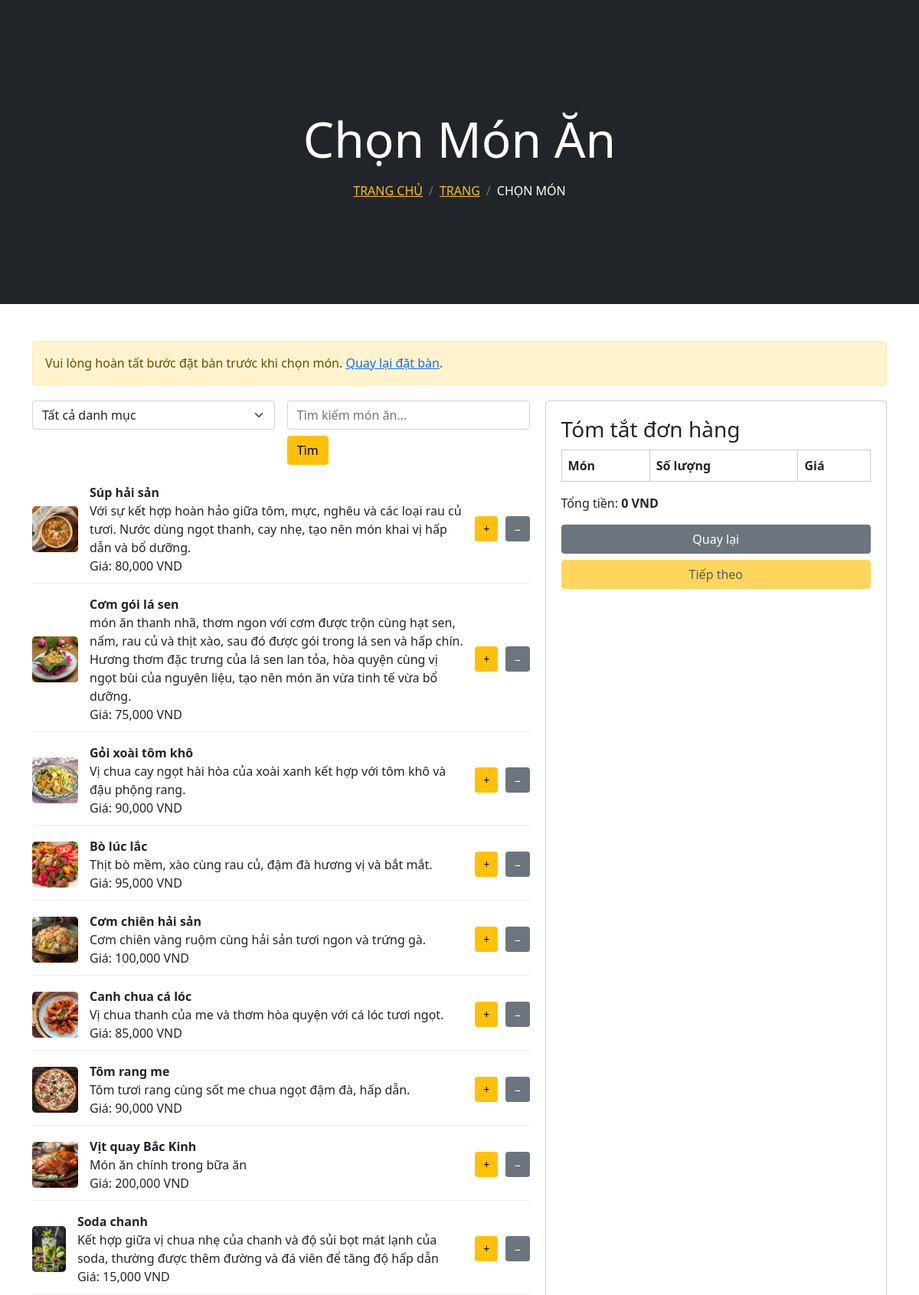
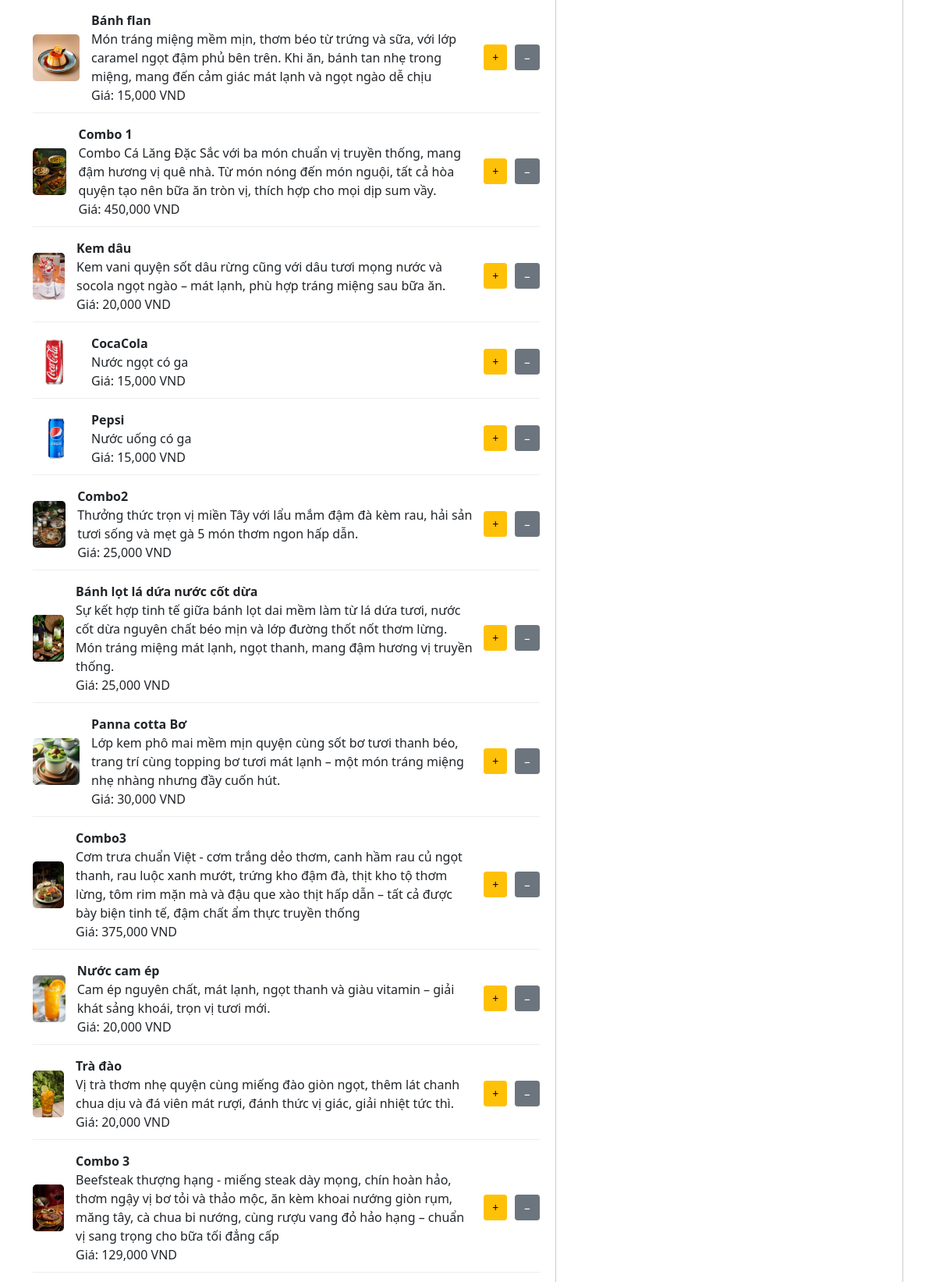
Screenshot of /page/book_menu.php (upper part) with the database file from the repository (2 pictures, top to bottom).
### tables this page shows
CREATE TABLE `monan` (
  `idmonan` int(11) NOT NULL,
  `tenmonan` varchar(100) NOT NULL,
  `mota` varchar(500) NOT NULL,
  `DonGia` double NOT NULL,
  `hinhanh` varchar(200) NOT NULL,
  `iddm` int(11) NOT NULL,
  `DonViTinh` varchar(100) NOT NULL,
  `TrangThai` enum('active','inactive') DEFAULT 'active'
);

### class/clsconnect.php (called while the page is built, shortened)
<?php
class connect_db
{
    private function connect()
    {
        $this->conn = new mysqli("localhost", "hceeab2b55_chung9atm", "Chung2002!", "hceeab2b55_restaurant");
        $this->conn->set_charset("utf8mb4");
        $this->conn->query("SET NAMES 'utf8mb4'");
        $this->conn->query("SET CHARACTER SET utf8mb4");
        $this->conn->query("SET SESSION collation_connection = 'utf8mb4_unicode_ci'");
        return $this->conn;
    }
    public function xuatdulieu($sql)
    {
        $arr = [];
        $link = $this->connect();
        $result = $link->query($sql);
        if ($result->num_rows) {
            while ($row = $result->fetch_assoc()) {
                $arr[] = $row;
            }
        }
        return $arr;
    }
}
?>

### class/clsmonan.php (called while the page is built, shortened)
<?php
require_once 'clsconnect.php';
class clsMonAn {
    private $db;
    public function __construct() {
        $this->db = new connect_db();
    }
    public function getAllMonAn() {
        $sql = "SELECT * FROM monan WHERE TrangThai = 'active'";
        return $this->db->xuatdulieu($sql);
    }
}
?>

### page/book_menu.php (the view, shortened to what this page needs)
<?php
require_once 'class/clsmonan.php';
$monAn = new clsMonAn();
$monAnList = $monAn->getAllMonAn();
?>
<!DOCTYPE html>
<html lang="vi">
<head>
    <link rel="stylesheet" href="https://cdn.jsdelivr.net/npm/bootstrap@5.1.3/dist/css/bootstrap.min.css">
</head>
<body>
    <div class="container-xxl bg-white p-0">
        <div class="container-xxl py-5 bg-dark hero-header mb-5">
            <div class="container text-center my-5 pt-5 pb-4">
                <h1 class="display-3 text-white mb-3 animated slideInDown">Chọn Món Ăn</h1>
                <nav aria-label="breadcrumb">
                    <ol class="breadcrumb justify-content-center text-uppercase">
                        <li class="breadcrumb-item"><a href="index.php?page=trangchu" class="text-warning">Trang Chủ</a></li>
                        <li class="breadcrumb-item"><a href="#" class="text-warning">Trang</a></li>
                        <li class="breadcrumb-item text-white active" aria-current="page">Chọn Món</li>
                    </ol>
                </nav>
            </div>
        </div>
        <div class="container my-5">
            <?php if (!isset($_SESSION['booking'])): ?>
                <div class="alert alert-warning">
                    Vui lòng hoàn tất bước đặt bàn trước khi chọn món. <a href="index.php?page=booking">Quay lại đặt bàn</a>.
                </div>
            <?php endif; ?>
            <div class="menu-container">
                <div class="menu-left">
                    <form id="menu-filter-form" class="mb-4" onsubmit="event.preventDefault(); filterMenu();">
                        <div class="row g-3">
                            <div class="col-md-6">
                                <select id="danhmuc" class="form-select">
                                    <option value="">Tất cả danh mục</option>
                                </select>
                            </div>
                            <div class="col-md-6">
                                <input type="text" id="search" class="form-control" placeholder="Tìm kiếm món ăn...">
                                <button type="submit" class="btn btn-warning mt-2">Tìm</button>
                            </div>
                        </div>
                    </form>
                    <div id="menu-list">
                        <?php if (empty($monAnList)): ?>
                            <p>Không tìm thấy món ăn nào.</p>
                        <?php else: ?>
                            <?php foreach ($monAnList as $mon): ?>
                                <div class="menu-item">
                                    <img src="img/<?= htmlspecialchars($mon['hinhanh'] ?: 'default.jpg') ?>" alt="<?= htmlspecialchars($mon['tenmonan']) ?>">
                                    <div class="menu-item-details">
                                        <strong><?= htmlspecialchars($mon['tenmonan']) ?></strong><br>
                                        <?= htmlspecialchars($mon['mota'] ?: 'Không có mô tả') ?><br>
                                        Giá: <span class="DonGia"><?= number_format($mon['DonGia']) ?> VND</span>
                                    </div>
                                    <button class="btn btn-sm btn-warning" onclick="addMonAn(<?= $mon['idmonan'] ?>, '<?= addslashes($mon['tenmonan']) ?>', <?= $mon['DonGia'] ?>)">+</button>
                                    <button class="btn btn-sm btn-secondary" onclick="removeMonAn(<?= $mon['idmonan'] ?>)">−</button>
                                </div>
                            <?php endforeach; ?>
                        <?php endif; ?>
                    </div>
                </div>
                <div class="menu-right">
                    <h3>Tóm tắt đơn hàng</h3>
                    <table class="summary-table" id="order-summary">
                        <thead>
                            <tr>
                                <th>Món</th>
                                <th>Số lượng</th>
                                <th>Giá</th>
                            </tr>
                        </thead>
                    </table>
                    <p class="mt-3">Tổng tiền: <strong id="total-tien">0 VND</strong></p>
                    <form method="POST" action="index.php?page=confirm_booking">
                        <button type="button" class="btn btn-secondary w-100 mb-2" onclick="window.location.href='index.php?page=booking&khuvuc=<?= isset($_SESSION['booking']['khuvuc']) ? urlencode($_SESSION['booking']['khuvuc']) : '' ?>&datetime=<?= isset($_SESSION['booking']['datetime']) ? urlencode($_SESSION['booking']['datetime']) : '' ?>&people_count=<?= isset($_SESSION['booking']['people_count']) ? urlencode($_SESSION['booking']['people_count']) : '' ?>'">Quay lại</button>
                        <button type="submit" class="btn btn-warning w-100" <?= !isset($_SESSION['booking']) ? 'disabled' : '' ?>>Tiếp theo</button>
                    </form>
                </div>
            </div>
        </div>
    </div>
</body>
</html>

### page/book_menu.php (style rules this page uses)
.menu-container { display: flex; margin: 20px 0; }
.menu-left { width: 60%; padding-right: 20px; }
.menu-right { width: 40%; background-color: #fff; padding: 20px; border: 1px solid #ccc; border-radius: 5px; }
.menu-item { display: flex; align-items: center; margin-bottom: 15px; border-bottom: 1px solid #eee; padding-bottom: 10px; }
.menu-item img { width: 60px; height: 60px; object-fit: cover; margin-right: 15px; border-radius: 5px; }
.menu-item-details { flex-grow: 1; }
.menu-item button { padding: 5px 10px; margin-left: 10px; }
.summary-table { width: 100%; border-collapse: collapse; margin-top: 10px; }
.summary-table th, .summary-table td { border: 1px solid #ccc; padding: 8px; text-align: left; }
.alert { margin-bottom: 20px; }

### rows the page displays
monan: hinhanh (picture), tenmonan "Súp hải sản", mota "Với sự kết hợp hoàn hảo giữa tôm, mực, nghêu và các loại rau củ tươi. Nước dùng ngọt thanh, cay nhẹ, tạo nên món khai vị hấp dẫn và bổ dưỡng.", DonGia "80,000"
monan: hinhanh (picture), tenmonan "Cơm gói lá sen", mota "món ăn thanh nhã, thơm ngon với cơm được trộn cùng hạt sen, nấm, rau củ và thịt xào, sau đó được gói trong lá sen và hấp chín. Hương thơm đặc trưng của lá sen lan tỏa, hòa quyện cùng vị ngọt bùi của nguyên liệu, tạo nên món ăn vừa tinh tế vừa bổ dưỡng.", DonGia "75,000"
monan: hinhanh (picture), tenmonan "Gỏi xoài tôm khô", mota "Vị chua cay ngọt hài hòa của xoài xanh kết hợp với tôm khô và đậu phộng rang.", DonGia "90,000"
monan: hinhanh (picture), tenmonan "Bò lúc lắc", mota "Thịt bò mềm, xào cùng rau củ, đậm đà hương vị và bắt mắt.", DonGia "95,000"
monan: hinhanh (picture), tenmonan "Cơm chiên hải sản", mota "Cơm chiên vàng ruộm cùng hải sản tươi ngon và trứng gà.", DonGia "100,000"
monan: hinhanh (picture), tenmonan "Canh chua cá lóc", mota "Vị chua thanh của me và thơm hòa quyện với cá lóc tươi ngọt.", DonGia "85,000"
monan: hinhanh (picture), tenmonan "Tôm rang me", mota "Tôm tươi rang cùng sốt me chua ngọt đậm đà, hấp dẫn.", DonGia "90,000"
monan: hinhanh (picture), tenmonan "Vịt quay Bắc Kinh", mota "Món ăn chính trong bữa ăn", DonGia "200,000"
monan: hinhanh (picture), tenmonan "Soda chanh", mota "Kết hợp giữa vị chua nhẹ của chanh và độ sủi bọt mát lạnh của soda, thường được thêm đường và đá viên để tăng độ hấp dẫn", DonGia "15,000"
monan: hinhanh (picture), tenmonan "Bánh flan", mota "Món tráng miệng mềm mịn, thơm béo từ trứng và sữa, với lớp caramel ngọt đậm phủ bên trên. Khi ăn, bánh tan nhẹ trong miệng, mang đến cảm giác mát lạnh và ngọt ngào dễ chịu", DonGia "15,000"
monan: hinhanh (picture), tenmonan "Combo 1", mota "Combo Cá Lăng Đặc Sắc với ba món chuẩn vị truyền thống, mang đậm hương vị quê nhà. Từ món nóng đến món nguội, tất cả hòa quyện tạo nên bữa ăn tròn vị, thích hợp cho mọi dịp sum vầy.", DonGia "450,000"
monan: hinhanh (picture), tenmonan "Kem dâu", mota "Kem vani quyện sốt dâu rừng cũng với dâu tươi mọng nước và socola ngọt ngào – mát lạnh, phù hợp tráng miệng sau bữa ăn.", DonGia "20,000"
monan: hinhanh (picture), tenmonan "CocaCola", mota "Nước ngọt có ga", DonGia "15,000"
monan: hinhanh (picture), tenmonan "Pepsi", mota "Nước uống có ga", DonGia "15,000"
monan: hinhanh (picture), tenmonan "Combo2", mota "Thưởng thức trọn vị miền Tây với lẩu mắm đậm đà kèm rau, hải sản tươi sống và mẹt gà 5 món thơm ngon hấp dẫn.", DonGia "25,000"
monan: hinhanh (picture), tenmonan "Bánh lọt lá dứa nước cốt dừa", mota "Sự kết hợp tinh tế giữa bánh lọt dai mềm làm từ lá dứa tươi, nước cốt dừa nguyên chất béo mịn và lớp đường thốt nốt thơm lừng. Món tráng miệng mát lạnh, ngọt thanh, mang đậm hương vị truyền thống.", DonGia "25,000"
monan: hinhanh (picture), tenmonan "Panna cotta Bơ", mota "Lớp kem phô mai mềm mịn quyện cùng sốt bơ tươi thanh béo, trang trí cùng topping bơ tươi mát lạnh – một món tráng miệng nhẹ nhàng nhưng đầy cuốn hút.", DonGia "30,000"
monan: hinhanh (picture), tenmonan "Combo3", mota "Cơm trưa chuẩn Việt - cơm trắng dẻo thơm, canh hầm rau củ ngọt thanh, rau luộc xanh mướt, trứng kho đậm đà, thịt kho tộ thơm lừng, tôm rim mặn mà và đậu que xào thịt hấp dẫn – tất cả được bày biện tinh tế, đậm chất ẩm thực truyền thống", DonGia "375,000"
monan: hinhanh (picture), tenmonan "Nước cam ép", mota "Cam ép nguyên chất, mát lạnh, ngọt thanh và giàu vitamin – giải khát sảng khoái, trọn vị tươi mới.", DonGia "20,000"
monan: hinhanh (picture), tenmonan "Trà đào", mota "Vị trà thơm nhẹ quyện cùng miếng đào giòn ngọt, thêm lát chanh chua dịu và đá viên mát rượi, đánh thức vị giác, giải nhiệt tức thì.", DonGia "20,000"
monan: hinhanh (picture), tenmonan "Combo 3", mota "Beefsteak thượng hạng - miếng steak dày mọng, chín hoàn hảo, thơm ngậy vị bơ tỏi và thảo mộc, ăn kèm khoai nướng giòn rụm, măng tây, cà chua bi nướng, cùng rượu vang đỏ hảo hạng – chuẩn vị sang trọng cho bữa tối đẳng cấp", DonGia "129,000"
